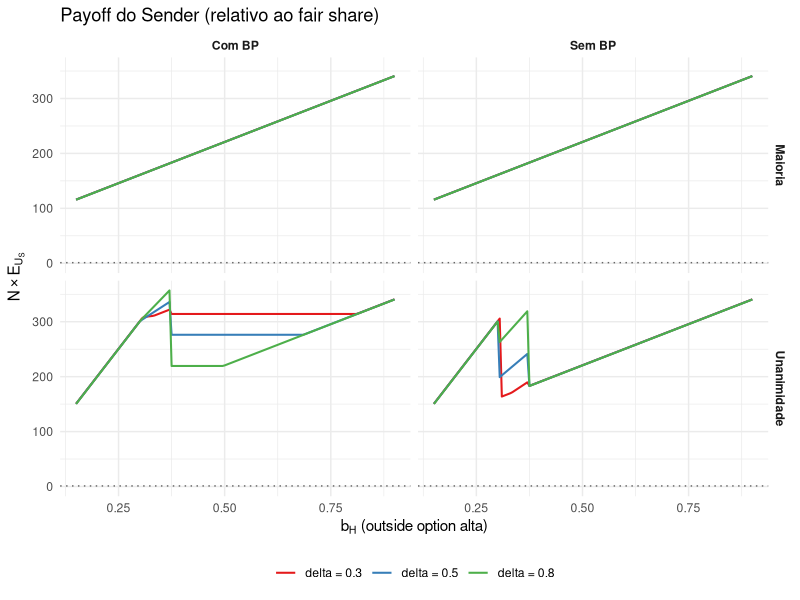
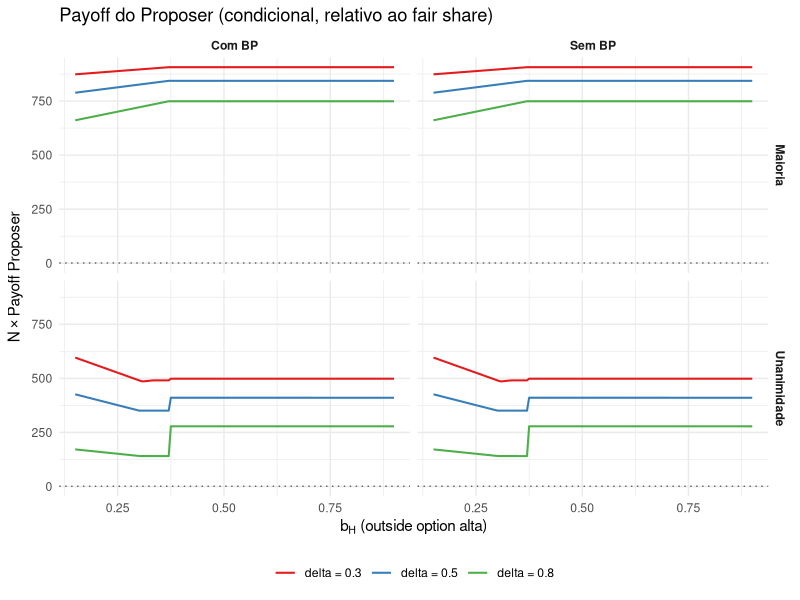
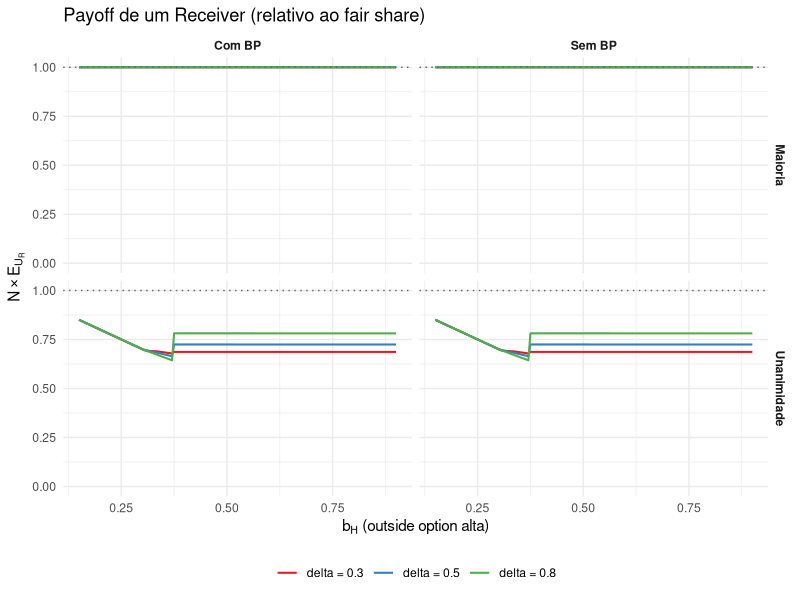
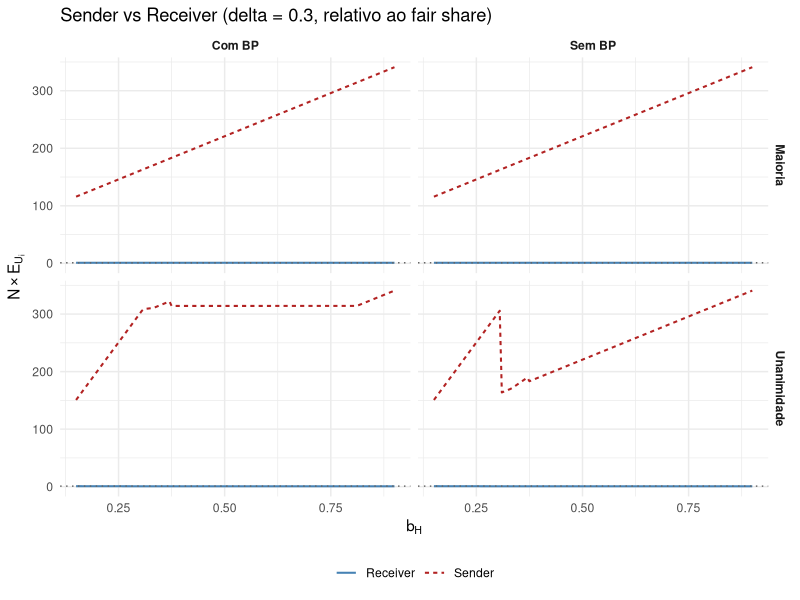
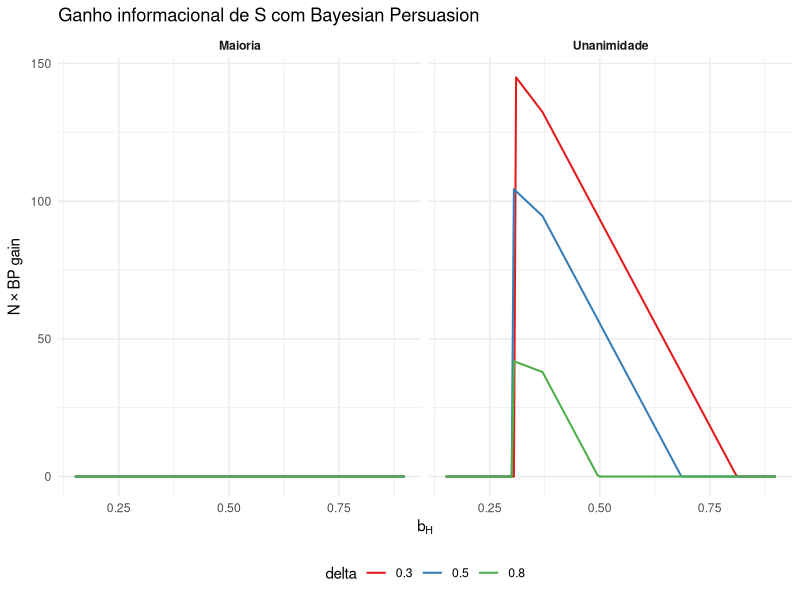

R code for these plots, in order:
## ---- chunk 1
knitr::opts_chunk$set(echo = FALSE, message = FALSE, warning = FALSE, fig.pos = "H")
library(tidyverse)
## ---- chunk 2
mu_star_terminal <- function(b_L, b_H) (b_H - b_L) / (1 - b_L)

cont_R_known_unan <- function(N, b) (1 / N) * (1 - b)

cont_S_known_unan <- function(N, b) 1 / N + (N - 1) * b / N

cont_R_proposer_incomplete <- function(b_L, b_H, mu2) {
  pmax((1 - mu2) * (1 - b_L), 1 - b_H)
}

cont_R_incomplete_unan <- function(N, b_L, b_H, mu2) {
  (1 / N) * cont_R_proposer_incomplete(b_L, b_H, mu2)
}

cont_S_L_incomplete <- function(N, b_L, b_H, mu2) {
  ms <- mu_star_terminal(b_L, b_H)
  s_from_r <- ifelse(mu2 < ms, b_L, b_H)
  1 / N + (N - 1) / N * s_from_r
}

solve_bf_full <- function(N, b_L, b_H, p, delta, rule) {
  q <- if (rule == "unanimity") N - 1 else (N - 1) / 2
  r_R <- delta * cont_R_incomplete_unan(N, b_L, b_H, p)
  cont_s_l <- cont_S_L_incomplete(N, b_L, b_H, p)
  cont_s_h <- cont_S_known_unan(N, b_H)
  r_S_L <- max(b_L, delta * cont_s_l)
  r_S_H <- max(b_H, delta * cont_s_h)
  s_as_proposer <- 1 - q * r_R

  if (rule == "unanimity") {
    cost_R_partners <- (N - 2) * r_R
    payoff_pool <- 1 - cost_R_partners - r_S_H
    payoff_screen_accept <- 1 - cost_R_partners - r_S_L
    payoff_screen_reject <- delta * cont_R_known_unan(N, b_H)

    if (payoff_pool < 0) {
      mu_star <- Inf
    } else if (payoff_screen_accept <= payoff_pool) {
      mu_star <- 0
    } else if (payoff_screen_reject >= payoff_pool) {
      mu_star <- Inf
    } else {
      mu_star <- (payoff_screen_accept - payoff_pool) /
                 (payoff_screen_accept - payoff_screen_reject)
    }

    screening <- !is.finite(mu_star) || p < mu_star
    s_r_no_bp <- if (screening) (1 - p) * r_S_L + p * r_S_H else r_S_H
    if (is.finite(mu_star) && mu_star > 0 && p < mu_star) {
      s_r_bp <- r_S_L + p * (r_S_H - r_S_L) / mu_star
    } else {
      s_r_bp <- s_r_no_bp
    }
    if (screening) {
      r_prop_no_bp <- (1 - p) * payoff_screen_accept + p * payoff_screen_reject
    } else {
      r_prop_no_bp <- payoff_pool
    }
    if (is.finite(mu_star) && mu_star > 0 && p < mu_star) {
      lam <- 1 - p / mu_star
      r_prop_bp <- lam * payoff_screen_accept + (1 - lam) * payoff_pool
    } else {
      r_prop_bp <- r_prop_no_bp
    }
    r_total_no_bp <- (1 / N) * r_prop_no_bp + ((N - 1) / N) * r_R
    r_total_bp <- (1 / N) * r_prop_bp + ((N - 1) / N) * r_R
  } else {
    payoff_exclude <- 1 - q * r_R
    mu_star <- NA_real_
    s_r_no_bp <- (1 - p) * b_L + p * b_H
    s_r_bp <- s_r_no_bp
    r_prop_no_bp <- payoff_exclude
    r_prop_bp <- payoff_exclude
    r_total_no_bp <- (1/N) * payoff_exclude +
                     (1/N) * (q / (N-1)) * r_R +
                     ((N-2)/N) * (q / (N-2)) * r_R
    r_total_bp <- r_total_no_bp
  }

  s_no_bp <- (1 / N) * s_as_proposer + ((N - 1) / N) * s_r_no_bp
  s_bp    <- (1 / N) * s_as_proposer + ((N - 1) / N) * s_r_bp

  tibble(
    N = N, b_L = b_L, b_H = b_H, p = p, delta = delta, rule = rule,
    s_no_bp = s_no_bp, s_bp = s_bp,
    r_prop_no_bp = r_prop_no_bp, r_prop_bp = r_prop_bp,
    r_total_no_bp = r_total_no_bp, r_total_bp = r_total_bp
  )
}
## ---- chunk 3
N_sim <- 1001
b_L_fixed <- 0.1
p_fixed <- 0.3

grid <- expand_grid(
  b_H = seq(0.15, 0.9, by = 0.005),
  delta = c(0.3, 0.5, 0.8)
) |>
  filter(b_H > b_L_fixed)

results_raw <- grid |>
  pmap_dfr(function(b_H, delta) {
    bind_rows(
      solve_bf_full(N_sim, b_L_fixed, b_H, p_fixed, delta, "unanimity"),
      solve_bf_full(N_sim, b_L_fixed, b_H, p_fixed, delta, "majority")
    )
  })

# Multiplicar payoffs por N (normalizar pelo fair share)
results <- results_raw |>
  mutate(across(c(s_no_bp, s_bp, r_prop_no_bp, r_prop_bp,
                  r_total_no_bp, r_total_bp), \(x) x * N_sim))

# Formato longo
df_plot <- results |>
  pivot_longer(
    cols = c(s_no_bp, s_bp, r_prop_no_bp, r_prop_bp, r_total_no_bp, r_total_bp),
    names_to = "metric_bp", values_to = "payoff"
  ) |>
  mutate(
    player = case_when(
      str_starts(metric_bp, "s_") ~ "Sender (S)",
      str_starts(metric_bp, "r_prop_") ~ "Proposer (R)",
      str_starts(metric_bp, "r_total_") ~ "Receiver (R)"
    ),
    bp = ifelse(str_detect(metric_bp, "no_bp"), "Sem BP", "Com BP"),
    rule_label = ifelse(rule == "unanimity", "Unanimidade", "Maioria"),
    delta_label = paste0("delta = ", delta)
  )
## ---- chunk 4
df_sender <- df_plot |> filter(player == "Sender (S)")

ggplot(df_sender, aes(x = b_H, y = payoff, color = delta_label)) +
  geom_line(linewidth = 0.7) +
  geom_hline(yintercept = 1, linetype = "dotted", color = "gray40", linewidth = 0.5) +
  facet_grid(rule_label ~ bp) +
  scale_color_brewer(palette = "Set1") +
  coord_cartesian(ylim = c(0, NA)) +
  labs(x = expression(b[H] ~ "(outside option alta)"),
       y = expression(N %*% E[U[S]]),
       color = NULL,
       title = "Payoff do Sender (relativo ao fair share)") +
  theme_minimal(base_size = 11) +
  theme(legend.position = "bottom",
        strip.text = element_text(face = "bold"))
## ---- chunk 5
df_prop <- df_plot |> filter(player == "Proposer (R)")

ggplot(df_prop, aes(x = b_H, y = payoff, color = delta_label)) +
  geom_line(linewidth = 0.7) +
  geom_hline(yintercept = 1, linetype = "dotted", color = "gray40", linewidth = 0.5) +
  facet_grid(rule_label ~ bp) +
  scale_color_brewer(palette = "Set1") +
  coord_cartesian(ylim = c(0, NA)) +
  labs(x = expression(b[H] ~ "(outside option alta)"),
       y = expression(N %*% "Payoff Proposer"),
       color = NULL,
       title = "Payoff do Proposer (condicional, relativo ao fair share)") +
  theme_minimal(base_size = 11) +
  theme(legend.position = "bottom",
        strip.text = element_text(face = "bold"))
## ---- chunk 6
df_recv <- df_plot |> filter(player == "Receiver (R)")

ggplot(df_recv, aes(x = b_H, y = payoff, color = delta_label)) +
  geom_line(linewidth = 0.7) +
  geom_hline(yintercept = 1, linetype = "dotted", color = "gray40", linewidth = 0.5) +
  facet_grid(rule_label ~ bp) +
  scale_color_brewer(palette = "Set1") +
  coord_cartesian(ylim = c(0, NA)) +
  labs(x = expression(b[H] ~ "(outside option alta)"),
       y = expression(N %*% E[U[R]]),
       color = NULL,
       title = "Payoff de um Receiver (relativo ao fair share)") +
  theme_minimal(base_size = 11) +
  theme(legend.position = "bottom",
        strip.text = element_text(face = "bold"))
## ---- chunk 7
df_comp <- results |>
  filter(delta == 0.3) |>
  select(b_H, rule, s_no_bp, s_bp, r_total_no_bp, r_total_bp) |>
  pivot_longer(-c(b_H, rule), names_to = "var", values_to = "payoff") |>
  mutate(
    player = ifelse(str_starts(var, "s_"), "Sender", "Receiver"),
    bp = ifelse(str_detect(var, "no_bp"), "Sem BP", "Com BP"),
    rule_label = ifelse(rule == "unanimity", "Unanimidade", "Maioria")
  )

ggplot(df_comp, aes(x = b_H, y = payoff, color = player, linetype = player)) +
  geom_line(linewidth = 0.7) +
  geom_hline(yintercept = 1, linetype = "dotted", color = "gray40", linewidth = 0.5) +
  facet_grid(rule_label ~ bp) +
  scale_color_manual(values = c("Receiver" = "steelblue", "Sender" = "firebrick")) +
  coord_cartesian(ylim = c(0, NA)) +
  labs(x = expression(b[H]),
       y = expression(N %*% E[U[i]]),
       color = NULL, linetype = NULL,
       title = "Sender vs Receiver (delta = 0.3, relativo ao fair share)") +
  theme_minimal(base_size = 11) +
  theme(legend.position = "bottom",
        strip.text = element_text(face = "bold"))
## ---- chunk 8
df_gain <- results |>
  mutate(
    bp_gain = s_bp - s_no_bp,
    rule_label = ifelse(rule == "unanimity", "Unanimidade", "Maioria")
  )

ggplot(df_gain, aes(x = b_H, y = bp_gain, color = factor(delta))) +
  geom_line(linewidth = 0.7) +
  facet_wrap(~rule_label) +
  scale_color_brewer(palette = "Set1") +
  labs(x = expression(b[H]),
       y = expression(N %*% "BP gain"),
       color = "delta",
       title = "Ganho informacional de S com Bayesian Persuasion") +
  theme_minimal(base_size = 11) +
  theme(legend.position = "bottom",
        strip.text = element_text(face = "bold"))
